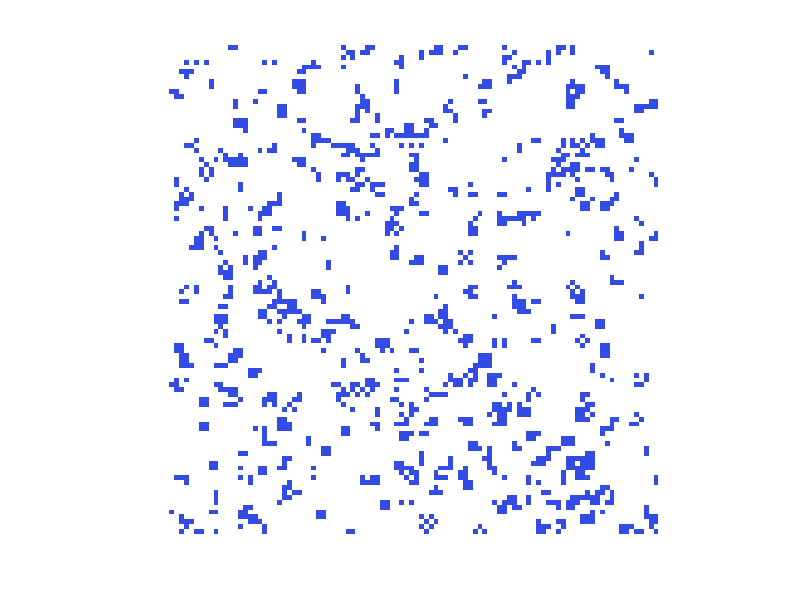

Write MATLAB code to recreate this figure. (Note: this script raises an error after producing the figure.)
%% Sara Patterson - 18Nov2018
% Machine Intelligence Final Project Proposal
% -------------------------------------------------------------------------
% Set to true to watch simulation as the sum of live cell locations 
% through time
timeView = false;

% Set to true to begin with pi heptomino, otherwise random
initPiHetomino = false;

% Worth seeing all 4 combinations of timeView and initPiHeptomino

%% Simulation parameters
% Board size
N = 100;

if initPiHetomino
	% Good number of generations:
	nSteps = 200;
else
	% Initial fraction set to living
	initFrac = 0.15;
	% Number of generations
	nSteps = 100;
end

%% Initialize
if initPiHetomino
	board = sparse(N, N);
	board(49:51, 49) = 1;
	board([49, 51], [50, 51]) = 1;
else
	board = sparse(binornd(1, initFrac, [N, N]));
end

% Store the steps
boardCube = full(board);

% Initialize the plot
ax = axes('Parent', figure('NumberTitle', 'off'), 'CLim', [0, 1]);
im = imagesc(ax, board);
hold(ax, 'on'); axis equal off;
if timeView
	colormap(parula);
else
	colormap(ax, [1, 1, 1; 0.2, 0.3, 0.9]);
end

%% Life!

% Neighbor arrays
p = [1, 1:N-1];
q = [2:N, N];

% Run the simulation
for i = 1:nSteps
	X = board;
    if nnz(X) == 0
        fprintf('Terminated on iteration %u\n', i);
        break
    end

    % Get the neighbors
    Y = X(:, p) + X(:, q) + X(p, :) + X(q,:) + ...
        X(p, p) + X(q, q) + X(p, q) + X(q, p);

    % Find the next board
    board = (X & (Y == 2) | (Y == 3));
    
	% Storing
	boardCube = cat(3, boardCube, full(board));

	% Plotting
	if timeView
		set(im, 'CData', sum(boardCube, 3));
	else
		set(im, 'CData', board); 
	end
	set(ax.Parent, 'Name', num2str(i));
	drawnow; pause(0.05);
end

%% Time plot
figure(); 
if initPiHetomino
	imagesc(log10(sum(boardCube, 3)));
	colormap(flipud(bone));
else
	imagesc(sum(boardCube, 3));
	colormap(parula);
end
axis equal off
